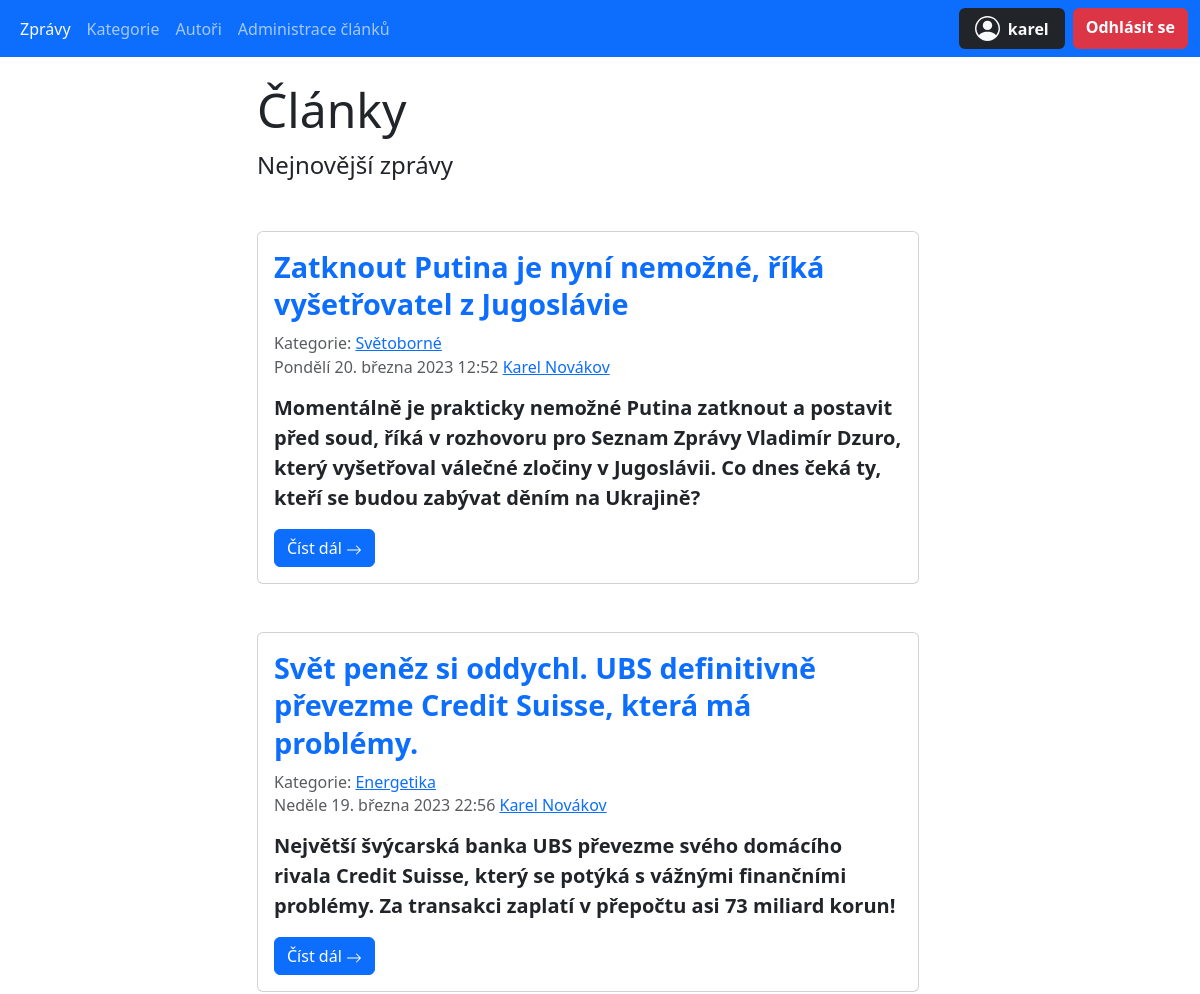
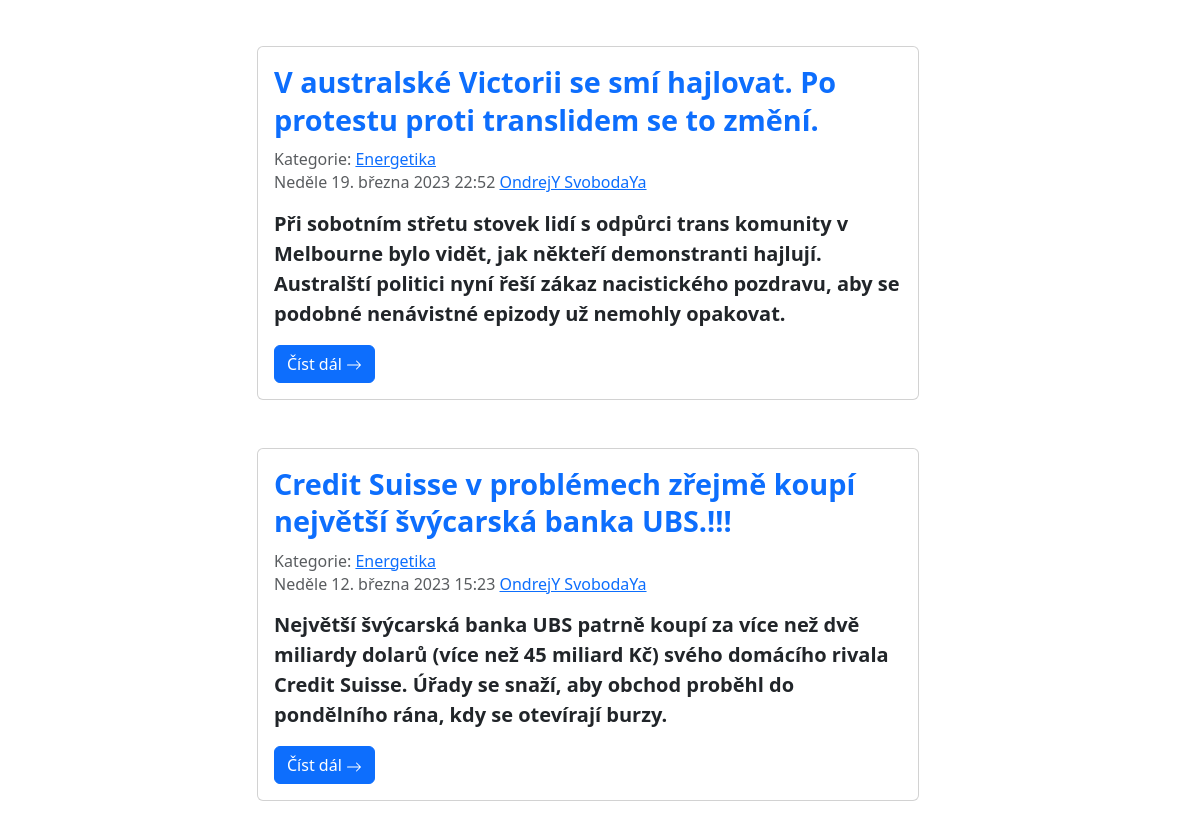
/main_projekt/index.php (signed in), run on the app's committed database (2 pictures, top to bottom).
### tables this page shows
CREATE TABLE `articles` (
  `id` int(10) UNSIGNED NOT NULL,
  `introduction` text DEFAULT NULL,
  `content` text DEFAULT NULL,
  `title` text DEFAULT NULL,
  `author_id` int(10) UNSIGNED NOT NULL,
  `category_id` int(10) UNSIGNED NOT NULL,
  `created_at` datetime NOT NULL DEFAULT current_timestamp(),
  `is_published` tinyint(1) NOT NULL DEFAULT 0 COMMENT 'Zveřejněný/Nezveřejněný'
);

CREATE TABLE `categories` (
  `id` int(10) UNSIGNED NOT NULL,
  `category_name` varchar(50) NOT NULL
);

### main_projekt/classes/Database.php (called while the page is built, shortened)
<?php
class Database
{
    public function __construct()
    {
        $this->conn = new PDO(self::DSN, self::USERNAME, self::PASSWORD, [
            PDO::ATTR_ERRMODE => PDO::ERRMODE_EXCEPTION,
        ]);
        $this->conn->query('SET NAMES utf8');
    }
}

### main_projekt/classes/DateUtils.php (called while the page is built)
<?php
class DateUtils {
    public static function DatumCesky(string $date): string
    {
        $englishDate = (new Datetime($date))->format('l d. F Y H:i');
        $men = [
            'January', 'February', 'March', 'April', 'May',
            'June', 'July', 'August', 'September', 'October',
            'November', 'December'
        ];
        $mcz = [
            'ledna', 'února', 'března', 'dubna', 'května',
            'června', 'července', 'srpna', 'září', 'října',
            'listopadu', 'prosince'
        ];
        $englishDate = str_replace($men, $mcz, $englishDate);
        $den = [
            'Monday', 'Tuesday', 'Wednesday', 'Thursday',
            'Friday', 'Saturday', 'Sunday'
        ];
        $dcz = [
            'Pondělí', 'Úterý', 'Středa', 'Čtvrtek',
            'Pátek', 'Sobota', 'Neděle'
        ];
        return str_replace($den, $dcz, $englishDate);
    }
}

### main_projekt/index.php (the view, shortened to what this page needs)
<?php
require_once 'classes/Database.php';
require_once 'classes/DateUtils.php';
$db = new Database();
$sql = 'SELECT a.*,CONCAT(ath.name, " ", ath.surname) as author_fullname, c.id as cat_id, c.category_name from articles a
        left join authors ath on a.author_id = ath.id
        left join categories c on a.category_id = c.id
        where a.is_published = 1
        ORDER by a.created_at DESC
        LIMIT 5';
$stmt = $db->conn->prepare($sql);
$stmt->execute();
$articles = $stmt->fetchAll(PDO::FETCH_ASSOC);
?>
<!doctype html>
<html lang="cs">
<head>
    <link rel="stylesheet" href="./bootstrap/css/bootstrap.min.css">
    <link rel="stylesheet" href="./styles/index.css">
</head>
<body>
<?php include_once 'reusable_components/navbar.php'; ?>
<div class="container-fluid row justify-content-center">
    <div class="col-sm-10 col-lg-7">
        <div class="mb-5 articles_title">
            <h1>Články</h1>
            <p>Nejnovější zprávy</p>
        </div>
        <div class="d-flex justify-content-center flex-column">
            <?php foreach ($articles as $article): ?>
                <div class="card mb-5">
                    <div class="card-body">
                        <h5 class="card-title ar_title mb-3">
                            <a href="articles_detail.php?article_id=<?= $article['id'] ?>">
                                <?= $article['title'] ?>
                            </a>
                        </h5>
                        <h6 class="card-subtitle mb-2 text-muted">
                            Kategorie:
                            <a href="categories_detail.php?id=<?= $article['cat_id'] ?>"><?= $article['category_name'] ?></a>
                        </h6>
                        <h6 class="card-subtitle mb-3 text-muted">
                            <time>
                                <?= DateUtils::DatumCesky($article['created_at']) ?>
                            </time>
                            <a href="authors_detail.php?id=<?= $article['author_id'] ?>"><?= $article['author_fullname'] ?></a>
                        </h6>
                        <p class="card-text mb-3 fw-semibold fs-5">
                            <?= $article['introduction'] ?>
                        </p>
                        <a href="articles_detail.php?article_id=<?= $article['id'] ?>" class="card-link btn btn-primary">Číst dál
                            <svg xmlns="http://www.w3.org/2000/svg" width="16" height="16" fill="currentColor" class="bi bi-arrow-right" viewBox="0 0 16 16">
                                <path fill-rule="evenodd" d="M1 8a.5.5 0 0 1 .5-.5h11.793l-3.147-3.146a.5.5 0 0 1 .708-.708l4 4a.5.5 0 0 1 0 .708l-4 4a.5.5 0 0 1-.708-.708L13.293 8.5H1.5A.5.5 0 0 1 1 8z"/>
                            </svg>
                        </a>
                    </div>
                </div>
            <?php endforeach; ?>
        </div>
    </div>
</div>
</body>
</html>

### main_projekt/styles/index.css (style rules this page uses)
.articles_title h1 { font-size: 3em; }
.articles_title p { font-size: 1.5em; }
.ar_title { font-size: 1.8em; font-weight: 700; line-height: 1.3; color: dodgerblue; }
.ar_title > a { text-decoration: none; }

### data on the page
articles: title "Zatknout Putina je nyní nemožné, říká vyšetřovatel z Jugoslávie", category.category_name "Světoborné", created_at "Pondělí 20. března 2023 12:52", author_fullname "Karel Novákov", introduction "Momentálně je prakticky nemožné Putina zatknout a postavit před soud, říká v rozhovoru pro Seznam Zprávy Vladimír Dzuro, který vyšetřoval válečné zločiny v Jugoslávii. Co dnes čeká ty, kteří se budou zabývat děním na Ukrajině?"
articles: title "Svět peněz si oddychl. UBS definitivně převezme Credit Suisse, která má problémy.", category.category_name "Energetika", created_at "Neděle 19. března 2023 22:56", author_fullname "Karel Novákov", introduction "Největší švýcarská banka UBS převezme svého domácího rivala Credit Suisse, který se potýká s vážnými finančními problémy. Za transakci zaplatí v přepočtu asi 73 miliard korun!"
articles: title "V australské Victorii se smí hajlovat. Po protestu proti translidem se to změní.", category.category_name "Energetika", created_at "Neděle 19. března 2023 22:52", author_fullname "OndrejY SvobodaYa", introduction "Při sobotním střetu stovek lidí s odpůrci trans komunity v Melbourne bylo vidět, jak někteří demonstranti hajlují. Australští politici nyní řeší zákaz nacistického pozdravu, aby se podobné nenávistné epizody už nemohly opakovat."
articles: title "Credit Suisse v problémech zřejmě koupí největší švýcarská banka UBS.!!!", category.category_name "Energetika", created_at "Neděle 12. března 2023 15:23", author_fullname "OndrejY SvobodaYa", introduction "Největší švýcarská banka UBS patrně koupí za více než dvě miliardy dolarů (více než 45 miliard Kč) svého domácího rivala Credit Suisse. Úřady se snaží, aby obchod proběhl do pondělního rána, kdy se otevírají burzy."

### other printed values
$currentUserInfo['username'] "karel"
